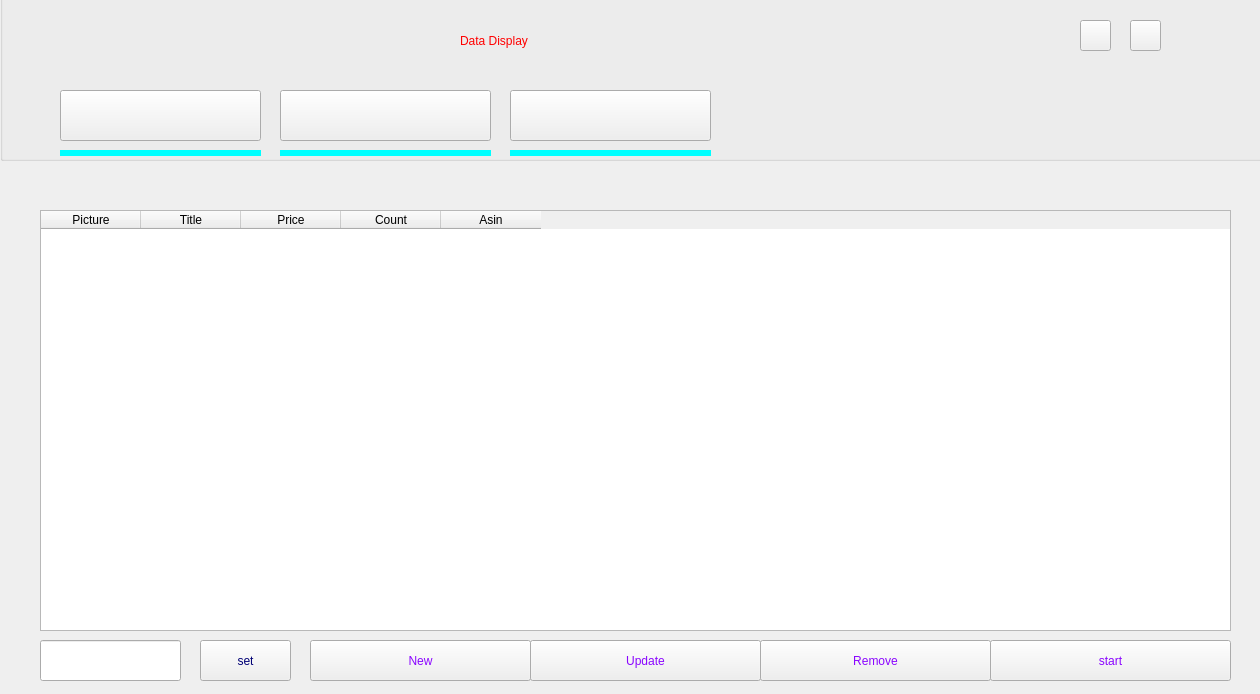
<?xml version="1.0" encoding="UTF-8"?>
<ui version="4.0">
 <class>Widget</class>
 <widget class="QWidget" name="Widget">
  <property name="geometry">
   <rect>
    <x>0</x>
    <y>0</y>
    <width>1260</width>
    <height>694</height>
   </rect>
  </property>
  <property name="baseSize">
   <size>
    <width>100</width>
    <height>10</height>
   </size>
  </property>
  <property name="windowTitle">
   <string>Widget</string>
  </property>
  <widget class="QWidget" name="wid_amazon" native="true">
   <property name="geometry">
    <rect>
     <x>30</x>
     <y>190</y>
     <width>1211</width>
     <height>441</height>
    </rect>
   </property>
   <widget class="QTableWidget" name="tableWidget_amazon">
    <property name="geometry">
     <rect>
      <x>10</x>
      <y>20</y>
      <width>1191</width>
      <height>421</height>
     </rect>
    </property>
    <column>
     <property name="text">
      <string>Picture</string>
     </property>
    </column>
    <column>
     <property name="text">
      <string>Title</string>
     </property>
    </column>
    <column>
     <property name="text">
      <string>Price</string>
     </property>
    </column>
    <column>
     <property name="text">
      <string>Count</string>
     </property>
    </column>
    <column>
     <property name="text">
      <string>Asin</string>
     </property>
    </column>
   </widget>
  </widget>
  <widget class="QStackedWidget" name="stackedWidget">
   <property name="geometry">
    <rect>
     <x>40</x>
     <y>620</y>
     <width>1191</width>
     <height>80</height>
    </rect>
   </property>
   <property name="currentIndex">
    <number>1</number>
   </property>
   <widget class="QWidget" name="page_amazon">
    <widget class="QPushButton" name="btn_get">
     <property name="geometry">
      <rect>
       <x>0</x>
       <y>20</y>
       <width>591</width>
       <height>41</height>
      </rect>
     </property>
     <property name="styleSheet">
      <string notr="true">QPushButton{

font: 20pt &quot;Algerian&quot;;
color: rgb(138, 5, 255);
}

QPushButton:hover{
	color: red;
}

QPushButton:pressed{
	color:yellow;
}</string>
     </property>
     <property name="text">
      <string>get</string>
     </property>
    </widget>
    <widget class="QPushButton" name="btn_display">
     <property name="geometry">
      <rect>
       <x>590</x>
       <y>20</y>
       <width>601</width>
       <height>41</height>
      </rect>
     </property>
     <property name="styleSheet">
      <string notr="true">QPushButton{

font: 20pt &quot;Algerian&quot;;
color: rgb(138, 5, 255);
}

QPushButton:hover{
	color: red;
}

QPushButton:pressed{
	color:yellow;
}</string>
     </property>
     <property name="text">
      <string>Display</string>
     </property>
    </widget>
   </widget>
   <widget class="QWidget" name="page_qoo">
    <widget class="QLineEdit" name="lineEdit_rate">
     <property name="geometry">
      <rect>
       <x>0</x>
       <y>20</y>
       <width>141</width>
       <height>41</height>
      </rect>
     </property>
     <property name="styleSheet">
      <string notr="true">font: 12pt &quot;MS Shell Dlg 2&quot;;</string>
     </property>
    </widget>
    <widget class="QPushButton" name="btn_rate">
     <property name="geometry">
      <rect>
       <x>160</x>
       <y>20</y>
       <width>91</width>
       <height>41</height>
      </rect>
     </property>
     <property name="styleSheet">
      <string notr="true">QPushButton{

font: 20pt &quot;Algerian&quot;;
color: rgb(0,0,117);
}

QPushButton:hover{
	color: red;
}

QPushButton:pressed{
	color:yellow;
}</string>
     </property>
     <property name="text">
      <string>set</string>
     </property>
    </widget>
    <widget class="QPushButton" name="btn_new">
     <property name="geometry">
      <rect>
       <x>270</x>
       <y>20</y>
       <width>221</width>
       <height>41</height>
      </rect>
     </property>
     <property name="styleSheet">
      <string notr="true">QPushButton{

font: 20pt &quot;Algerian&quot;;
color: rgb(138, 5, 255);
}

QPushButton:hover{
	color: red;
}

QPushButton:pressed{
	color:yellow;
}</string>
     </property>
     <property name="text">
      <string>New</string>
     </property>
    </widget>
    <widget class="QPushButton" name="btn_update">
     <property name="geometry">
      <rect>
       <x>490</x>
       <y>20</y>
       <width>231</width>
       <height>41</height>
      </rect>
     </property>
     <property name="styleSheet">
      <string notr="true">QPushButton{

font: 20pt &quot;Algerian&quot;;
color: rgb(138, 5, 255);
}

QPushButton:hover{
	color: red;
}

QPushButton:pressed{
	color:yellow;
}</string>
     </property>
     <property name="text">
      <string>Update</string>
     </property>
    </widget>
    <widget class="QPushButton" name="btn_remove">
     <property name="geometry">
      <rect>
       <x>720</x>
       <y>20</y>
       <width>231</width>
       <height>41</height>
      </rect>
     </property>
     <property name="styleSheet">
      <string notr="true">QPushButton{

font: 20pt &quot;Algerian&quot;;
color: rgb(138, 5, 255);
}

QPushButton:hover{
	color: red;
}

QPushButton:pressed{
	color:yellow;
}</string>
     </property>
     <property name="text">
      <string>Remove</string>
     </property>
    </widget>
    <widget class="QPushButton" name="btn_start">
     <property name="geometry">
      <rect>
       <x>950</x>
       <y>20</y>
       <width>241</width>
       <height>41</height>
      </rect>
     </property>
     <property name="styleSheet">
      <string notr="true">QPushButton{

font: 20pt &quot;Algerian&quot;;
color: rgb(138, 5, 255);
}

QPushButton:hover{
	color: red;
}

QPushButton:pressed{
	color:yellow;
}</string>
     </property>
     <property name="text">
      <string>start</string>
     </property>
    </widget>
   </widget>
   <widget class="QWidget" name="page_rakuten"/>
  </widget>
  <widget class="QGroupBox" name="groupBox">
   <property name="geometry">
    <rect>
     <x>0</x>
     <y>-70</y>
     <width>1281</width>
     <height>231</height>
    </rect>
   </property>
   <property name="styleSheet">
    <string notr="true"/>
   </property>
   <property name="title">
    <string/>
   </property>
   <widget class="QPushButton" name="btn_ratu">
    <property name="geometry">
     <rect>
      <x>510</x>
      <y>160</y>
      <width>201</width>
      <height>51</height>
     </rect>
    </property>
    <property name="styleSheet">
     <string notr="true">QPushButton{
	border-image: url(:/new/prefix1/img/rakuten.png);
}

QPushButton:hover{
	color: red;
}

QPushButton:pressed{
	color:yellow;
}</string>
    </property>
    <property name="text">
     <string/>
    </property>
   </widget>
   <widget class="QLabel" name="label">
    <property name="geometry">
     <rect>
      <x>460</x>
      <y>80</y>
      <width>321</width>
      <height>61</height>
     </rect>
    </property>
    <property name="styleSheet">
     <string notr="true">color:rgb(255, 0, 0);
font: 48pt &quot;Edwardian Script ITC&quot;;</string>
    </property>
    <property name="text">
     <string>Data Display</string>
    </property>
   </widget>
   <widget class="QLabel" name="label_ratu">
    <property name="geometry">
     <rect>
      <x>510</x>
      <y>220</y>
      <width>201</width>
      <height>6</height>
     </rect>
    </property>
    <property name="baseSize">
     <size>
      <width>0</width>
      <height>0</height>
     </size>
    </property>
    <property name="styleSheet">
     <string notr="true">background-color: rgb(0, 255, 255);</string>
    </property>
    <property name="text">
     <string/>
    </property>
   </widget>
   <widget class="QPushButton" name="btn_amazon">
    <property name="geometry">
     <rect>
      <x>60</x>
      <y>160</y>
      <width>201</width>
      <height>51</height>
     </rect>
    </property>
    <property name="styleSheet">
     <string notr="true">QPushButton{

	border-image: url(:/new/prefix1/img/amazon.png);
}

QPushButton:hover{
	color: red;
}

QPushButton:pressed{
	color:yellow;
}</string>
    </property>
    <property name="text">
     <string/>
    </property>
   </widget>
   <widget class="QLabel" name="label_qoo">
    <property name="geometry">
     <rect>
      <x>280</x>
      <y>220</y>
      <width>211</width>
      <height>6</height>
     </rect>
    </property>
    <property name="baseSize">
     <size>
      <width>0</width>
      <height>0</height>
     </size>
    </property>
    <property name="styleSheet">
     <string notr="true">background-color: rgb(0, 255, 255);</string>
    </property>
    <property name="text">
     <string/>
    </property>
   </widget>
   <widget class="QPushButton" name="btn_qoo">
    <property name="geometry">
     <rect>
      <x>280</x>
      <y>160</y>
      <width>211</width>
      <height>51</height>
     </rect>
    </property>
    <property name="styleSheet">
     <string notr="true">QPushButton{
	border-image: url(:/new/prefix1/img/qoo.png);
}

QPushButton:hover{
	color: red;
}

QPushButton:pressed{
	color:yellow;
}</string>
    </property>
    <property name="text">
     <string/>
    </property>
   </widget>
   <widget class="QLabel" name="label_amazon">
    <property name="geometry">
     <rect>
      <x>60</x>
      <y>220</y>
      <width>201</width>
      <height>6</height>
     </rect>
    </property>
    <property name="baseSize">
     <size>
      <width>0</width>
      <height>0</height>
     </size>
    </property>
    <property name="styleSheet">
     <string notr="true">background-color: rgb(0, 255, 255);</string>
    </property>
    <property name="text">
     <string/>
    </property>
   </widget>
   <widget class="QPushButton" name="btn_hide">
    <property name="geometry">
     <rect>
      <x>1080</x>
      <y>90</y>
      <width>31</width>
      <height>31</height>
     </rect>
    </property>
    <property name="styleSheet">
     <string notr="true">QPushButton{
	border-image: url(:/new/prefix1/img/hide.png);
}

QPushButton:hover{
	border-image: url(:/new/prefix1/img/hover_hide.png);
}

</string>
    </property>
    <property name="text">
     <string/>
    </property>
   </widget>
   <widget class="QPushButton" name="btn_close">
    <property name="geometry">
     <rect>
      <x>1130</x>
      <y>90</y>
      <width>31</width>
      <height>31</height>
     </rect>
    </property>
    <property name="styleSheet">
     <string notr="true">QPushButton{
	border-image: url(:/new/prefix1/img/close.png);
}

QPushButton:hover{
	border-image: url(:/new/prefix1/img/hover_close.png);
}

QPushButton:pressed{

}</string>
    </property>
    <property name="text">
     <string/>
    </property>
   </widget>
  </widget>
  <widget class="QWidget" name="wid_qoo" native="true">
   <property name="geometry">
    <rect>
     <x>30</x>
     <y>190</y>
     <width>1211</width>
     <height>431</height>
    </rect>
   </property>
   <widget class="QTableWidget" name="tableWidget_qoo">
    <property name="geometry">
     <rect>
      <x>10</x>
      <y>20</y>
      <width>1191</width>
      <height>421</height>
     </rect>
    </property>
    <column>
     <property name="text">
      <string>Picture</string>
     </property>
    </column>
    <column>
     <property name="text">
      <string>Title</string>
     </property>
    </column>
    <column>
     <property name="text">
      <string>Price</string>
     </property>
    </column>
    <column>
     <property name="text">
      <string>Count</string>
     </property>
    </column>
    <column>
     <property name="text">
      <string>Asin</string>
     </property>
    </column>
   </widget>
  </widget>
  <widget class="QWidget" name="wid_raku" native="true">
   <property name="geometry">
    <rect>
     <x>30</x>
     <y>190</y>
     <width>1211</width>
     <height>441</height>
    </rect>
   </property>
   <widget class="QTableWidget" name="tableWidget_raku">
    <property name="geometry">
     <rect>
      <x>10</x>
      <y>20</y>
      <width>1191</width>
      <height>421</height>
     </rect>
    </property>
    <column>
     <property name="text">
      <string>Picture</string>
     </property>
    </column>
    <column>
     <property name="text">
      <string>Title</string>
     </property>
    </column>
    <column>
     <property name="text">
      <string>Price</string>
     </property>
    </column>
    <column>
     <property name="text">
      <string>Count</string>
     </property>
    </column>
    <column>
     <property name="text">
      <string>Asin</string>
     </property>
    </column>
   </widget>
  </widget>
 </widget>
 <resources/>
 <connections/>
</ui>
